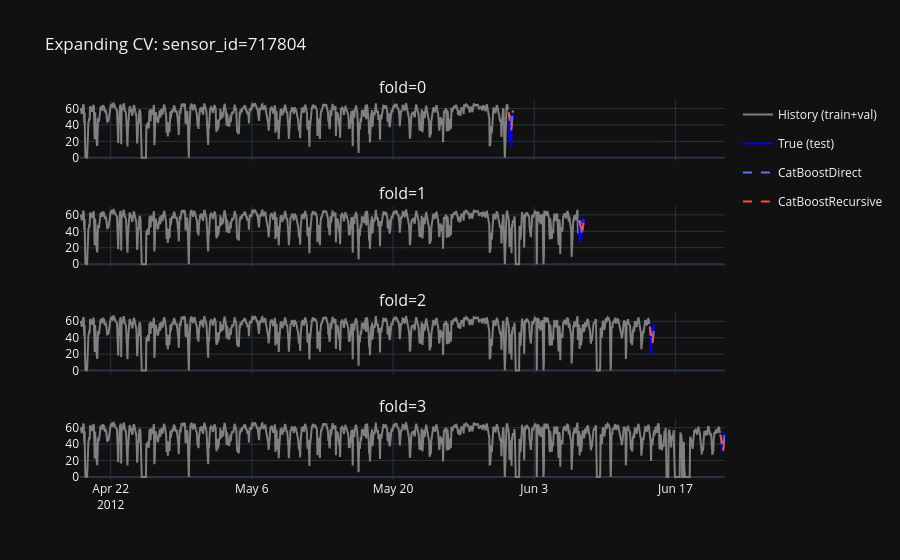

Notebook source saved alongside this figure:
### Code cell
plot_results_expanding_cv(df, ml_results_df_features, num_samples_to_plot=1)
